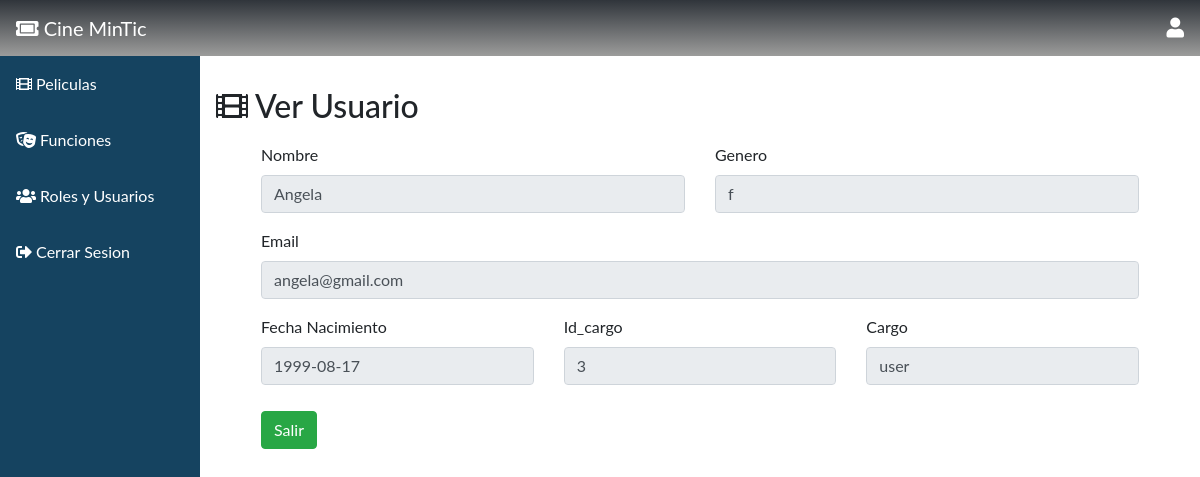
Page /admin_user/see?id=2 (signed in) on the committed database.
### tables this page shows
CREATE TABLE usuario (id INTEGER PRIMARY KEY AUTOINCREMENT, nombre VARCHAR, email VARCHAR, password VARCHAR, fecha_nacimiento DATE, genero VARCHAR, cargo_id INT REFERENCES cargo (id) ON DELETE CASCADE ON UPDATE CASCADE);

CREATE TABLE cargo (id INTEGER PRIMARY KEY AUTOINCREMENT, cargouser VARCHAR);

### main.py (the view)
@app.route('/admin_user/see', methods=['GET', 'POST'])
def seeusers():
    if g.user[6]!=1 and g.user[6]!=2:
        return redirect(url_for('home'))
    if request.method == 'GET':
        id=request.args.get('id')
        db=get_db()
        result=db.execute("SELECT usuario.id,nombre,email,fecha_nacimiento,genero,cargo_id,cargouser FROM usuario INNER JOIN cargo ON usuario.cargo_id = cargo.id WHERE usuario.id=?",(id,))
        result= result.fetchall()
        db.close()
    return render_template('seeusers.html',result=result)

### db.py (called while the page is built)
def get_db():
    try:
        if 'db' not in g:
            print('conectada')
            g.db = sqlite3.connect('cinemintic.db')
        return g.db
    except Error:
        print(Error)

### main.py (called while the page is built)
@app.before_request
def cargar_usuario_registrado():
    id_usuario = session.get('id_usuario')
    if id_usuario is None:
        g.user = None
    else:
        g.user = get_db().execute(
                'SELECT id, nombre, email, password,fecha_nacimiento,genero,cargo_id FROM usuario WHERE id = ?'
                ,
                (id_usuario,)
            ).fetchone()

### templates/seeusers.html (shortened to what this page needs)
{% extends "bootstrap/base.html" %}
{% import "bootstrap/wtf.html" as wtf %}
{% block styles %}
  <link rel="stylesheet" href="https://maxcdn.bootstrapcdn.com/bootstrap/4.0.0/css/bootstrap.min.css">
  <link href="https://cdnjs.cloudflare.com/ajax/libs/font-awesome/5.13.0/css/all.min.css" rel="stylesheet">
{% endblock %}
{% block content %}
  <div class="sidebar">
    <a class="active" href="{{ url_for('home') }}"><i class="fas fa-ticket-alt"></i> Cine MinTic</a>
    <a href="{{ url_for('manage_movies') }}"><i class="fas fa-film"></i> Peliculas</a>
    <a href="{{ url_for('manage_functions') }}"><i class="fas fa-theater-masks"></i> Funciones</a>
    <a href="{{ url_for('manage_users') }}"><i class="fas fa-users"></i> Roles y Usuarios</a>
    <a href="{{ url_for('logout') }}"><i class="fas fa-sign-out-alt"></i> Cerrar Sesion</a>
  </div>
  <nav style="background: linear-gradient(180deg, var(--black2) 0%, var(--black1) 100%);color: white;" class="navbar justify-content-between">
    <a class="navbar-brand"><i class="fas fa-ticket-alt"></i> Cine MinTic</a>
    <i style="font-size:20px" class="fas fa-user"></i>
  </nav>
  <div class="content">
    <div style="padding-top: 30px;padding-bottom: 10px;" class="row">
      <div class="col"><h2><i class="fas fa-film"></i> Ver Usuario</h2></div>
    </div>
    {% for fila in result %}
    <form method="POST" >
      <div style="margin-left: 30px;margin-right: 30px;" class="row">
          <div class="col">
              <div class="form-group">
                <label for="exampleFormControlInput1">Nombre</label>
                <input type="text" readonly class="form-control" id="nombre" name="nombre" value="{{fila[1]}}">
              </div>
          </div>
          <div class="col">
              <div class="form-group">
                <label for="exampleFormControlSelect1">Genero</label>
                <input type="text" readonly class="form-control" id="genero" name="genero" value="{{fila[4]}}">
              </div>
          </div>
          <div class="col-12">
              <div class="form-group">
                <label for="exampleFormControlInput1">Email</label>
              <input type="text" class="form-control" readonly id="" name="" value="{{fila[2]}}">
              </div>
          </div>
          <div class="col-4">
            <div class="form-group">
              <label for="exampleFormControlInput1">Fecha Nacimiento</label>
              <input type="text" class="form-control" readonly id="clasificacion" name="clasificacion" value="{{fila[3]}}">
            </div>
        </div>
        <div class="col-4">
          <div class="form-group">
            <label for="exampleFormControlInput1">Id_cargo</label>
            <input type="text" readonly class="form-control" id="director" name="id_cargo" value="{{fila[5]}}">
          </div>
      </div>
      <div class="col-4">
        <div class="form-group">
          <label for="exampleFormControlSelect1">Cargo</label>
          <input type="textarea" readonly class="form-control" id="idioma" name="idioma" value="{{fila[6]}}">
        </div>
      </div>
      <div style="padding-bottom: 10px;" class="col"></div>
        <div class="col-12">
          <a class="btn btn-success" href="{{ url_for('manage_users') }}">Salir</a>
        </div>
      </div>
    </form>
    {% endfor %}
  </div>
{% endblock %}

### templates/seeusers.html (style rules this page uses)
:root { --gold1:#F4BD76; --gold2:#F6CD8F; --gray:#ffffff80; --gray2:#f7d9d990; --black1: #9C9C9B; --black2: #30353B; --shadow: 0 8px 8px; --color_shadow: #00000033; }
body { margin: 0; font-family: "Lato", sans-serif; }
.sidebar { margin: 0; padding: 0; width: 200px; background-color: #154360; position: fixed; height: 100%; overflow: auto; }
.sidebar a { display: block; color: white; padding: 16px; text-decoration: none; }
.sidebar a.active { background: linear-gradient(180deg, var(--black2) 0%, var(--black1) 100%);color: white; color: white; }
div.content { margin-left: 200px; padding: 1px 16px; }

### rows in the picture
usuario: nombre "Angela", genero "f", email "angela@gmail.com", clasificacion "1999-08-17", id_cargo "3", idioma "user"
